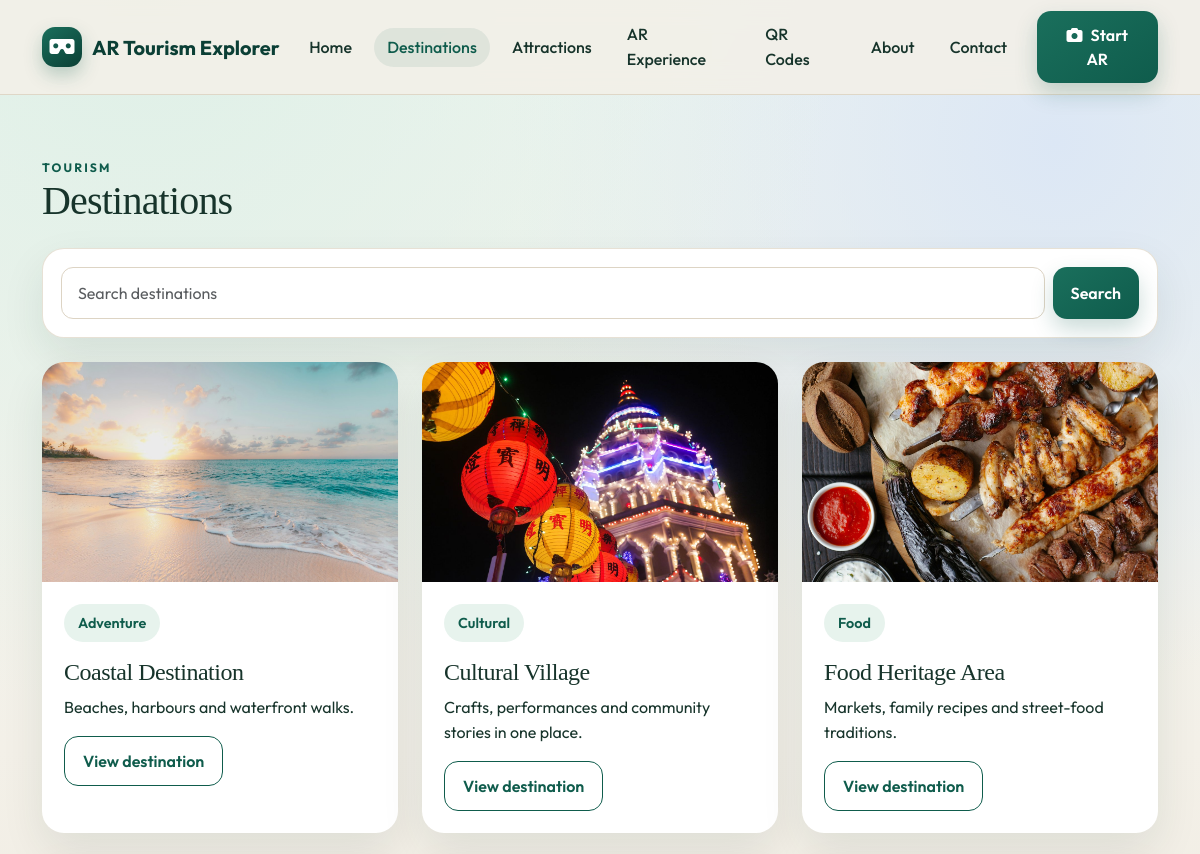
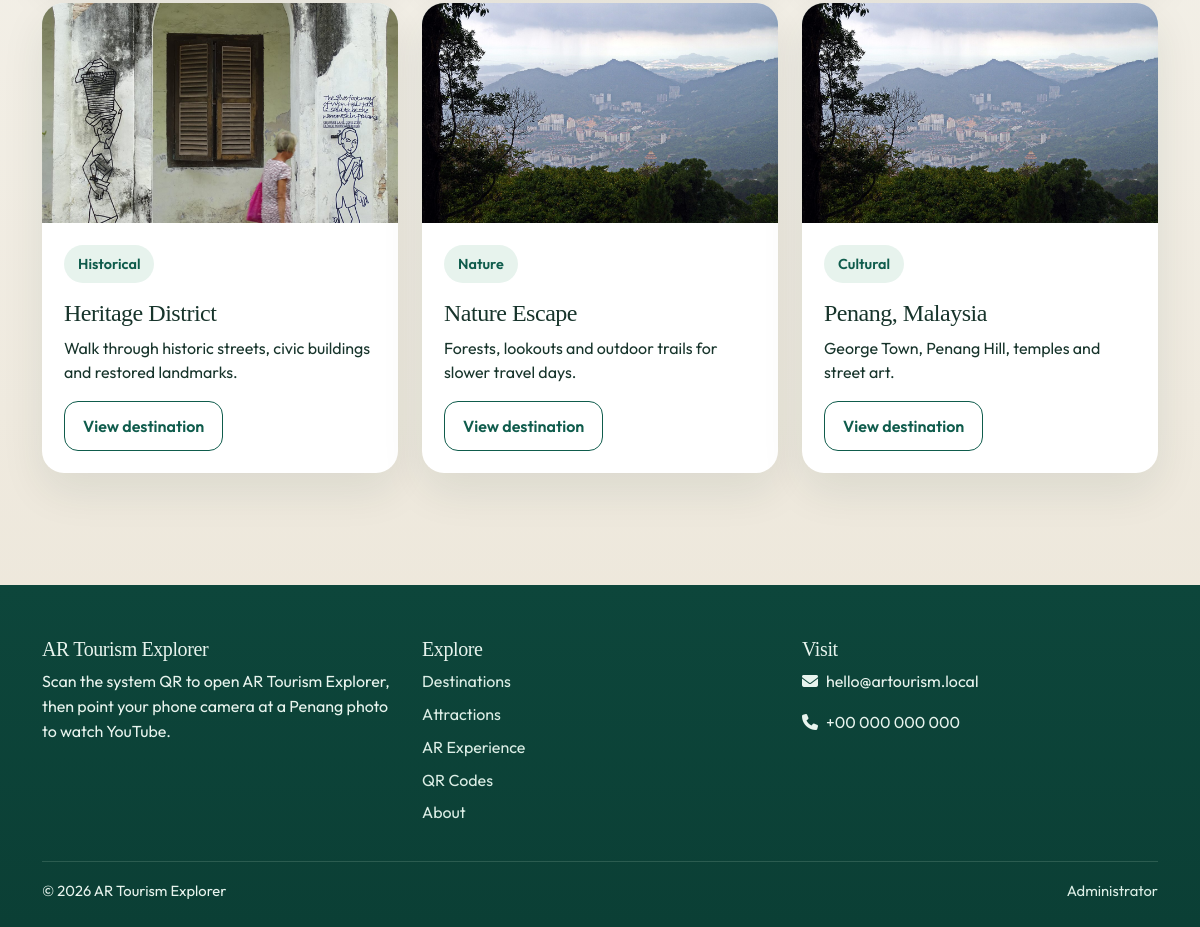
Page /destinations.php on the committed database (2 pictures, top to bottom).
### tables this page shows
CREATE TABLE destinations (
    id INT UNSIGNED AUTO_INCREMENT PRIMARY KEY,
    name VARCHAR(180) NOT NULL,
    slug VARCHAR(200) NOT NULL UNIQUE,
    short_description TEXT,
    full_description TEXT,
    cover_image VARCHAR(255),
    location VARCHAR(255),
    latitude DECIMAL(10,7),
    longitude DECIMAL(10,7),
    google_maps_url VARCHAR(500),
    category_id INT UNSIGNED,
    is_featured TINYINT(1) NOT NULL DEFAULT 0,
    status ENUM('active','inactive') DEFAULT 'active',
    created_at TIMESTAMP DEFAULT CURRENT_TIMESTAMP,
    updated_at TIMESTAMP DEFAULT CURRENT_TIMESTAMP ON UPDATE CURRENT_TIMESTAMP,
    INDEX (status),
    INDEX (is_featured),
    INDEX (category_id),
    FOREIGN KEY (category_id) REFERENCES categories(id) ON DELETE SET NULL
);

CREATE TABLE categories (
    id INT UNSIGNED AUTO_INCREMENT PRIMARY KEY,
    name VARCHAR(120) NOT NULL UNIQUE,
    slug VARCHAR(140) NOT NULL UNIQUE,
    status ENUM('active','inactive') DEFAULT 'active',
    created_at TIMESTAMP DEFAULT CURRENT_TIMESTAMP,
    INDEX (status)
);

### includes/functions.php (called while the page is built, shortened)
<?php
require_once __DIR__ . '/database.php';
function e(mixed $value): string
{
    return htmlspecialchars((string) $value, ENT_QUOTES | ENT_SUBSTITUTE, 'UTF-8');
}
function url(string $path = ''): string
{
    $base = BASE_PATH === '' ? '' : BASE_PATH;
    return $base . '/' . ltrim($path, '/');
}
function media_url(?string $path): string
{
    return url(ltrim($path, '/'));
}
function str_param(string $key, string $default = ''): string
{
    return trim((string) ($_GET[$key] ?? $_POST[$key] ?? $default));
}

### includes/database.php (called while the page is built, shortened)
<?php
function db(): PDO
{
    static $pdo = null;
    if ($pdo instanceof PDO) {
        return $pdo;
    }
    $dsn = 'mysql:host=' . DB_HOST . ';dbname=' . DB_NAME . ';charset=utf8mb4';
    $pdo = new PDO($dsn, DB_USER, DB_PASS, [
        PDO::ATTR_ERRMODE => PDO::ERRMODE_EXCEPTION,
        PDO::ATTR_DEFAULT_FETCH_MODE => PDO::FETCH_ASSOC,
        PDO::ATTR_EMULATE_PREPARES => false,
    ]);
    $pdo->exec("SET NAMES utf8mb4 COLLATE utf8mb4_unicode_ci");
    return $pdo;
}

### destinations.php (the view, shortened to what this page needs)
<?php
require_once __DIR__ . '/includes/functions.php';
$q = str_param('q');
$sql = "SELECT d.*, c.name AS category_name, c.slug AS category_slug
        FROM destinations d
        LEFT JOIN categories c ON c.id = d.category_id
        WHERE d.status = 'active'";
$params = [];
$sql .= " ORDER BY d.is_featured DESC, d.name";
$stmt = db()->prepare($sql);
$stmt->execute($params);
$items = $stmt->fetchAll();
require __DIR__ . '/includes/header.php';
?>
<section class="section">
    <div class="container">
        <p class="hero-kicker">TOURISM</p>
        <h1>Destinations</h1>
        <form class="search-panel my-4 d-flex flex-column flex-md-row gap-2" method="get">
            <input class="form-control" name="q" value="<?= e($q) ?>" placeholder="Search destinations">
            <button class="btn btn-ar" type="submit">Search</button>
        </form>
        <div class="row g-4">
            <?php foreach ($items as $item): ?>
                <div class="col-md-6 col-xl-4">
                    <article class="tour-card">
                        <img src="<?= e(media_url($item['cover_image'])) ?>" alt="<?= e($item['name']) ?>" loading="lazy">
                        <div class="card-body">
                            <?php if ($item['category_name']): ?><span class="place-tag"><?= e($item['category_name']) ?></span><?php endif; ?>
                            <h2 class="h4 mt-3"><?= e($item['name']) ?></h2>
                            <p><?= e($item['short_description']) ?></p>
                            <a class="btn btn-outline-green" href="<?= e(url('destination.php?id=' . (int) $item['id'])) ?>">View destination</a>
                        </div>
                    </article>
                </div>
            <?php endforeach; ?>
        </div>
    </div>
</section>
<?php require __DIR__ . '/includes/footer.php'; ?>

### assets/css/public.css (style rules this page uses)
:root { --green: #0f5c4c; --green-dark: #0b3f35; --green-soft: #1a6f5c; --gold: #c4a35a; --gold-soft: #e8d5a8; --blue: #1d4e89; --cream: #f3f0e8; --sand: #ebe4d6; --ink: #17342b; --muted: #5b7168; --card: #ffffff; --line: #ddd4c4; --shadow: 0 18px 44px rgba(23, 52, 43, 0.09); --radius: 22px; }
* { box-sizing: border-box; }
html { scroll-behavior: smooth; }
body { margin: 0; font-family: "Outfit", sans-serif; color: var(--ink); background: radial-gradient(circle at 12% 0%, #dff0e7 0, transparent 34%), radial-gradient(circle at 88% 8%, #dce7f5 0, transparent 28%), linear-gradient(180deg, #eef5f0 0%, var(--cream) 42%, var(--sand) 100%); background-attachment: fixed; line-height: 1.55; }
img { max-width: 100%; height: auto; }
a { color: var(--green); }
h1, h2, h3, .display-font { font-family: "Playfair Display", Georgia, serif; letter-spacing: -0.02em; line-height: 1.15; }
.btn-ar, .btn-primary, .btn-gold, .btn-outline-green { border: 0; border-radius: 14px; padding: 12px 18px; font-weight: 600; transition: transform 0.18s ease, box-shadow 0.18s ease, background 0.18s ease; }
.btn-ar, .btn-primary { background: linear-gradient(145deg, var(--green-soft), var(--green)); color: #fff; box-shadow: 0 10px 22px rgba(15, 92, 76, 0.22); }
.btn-outline-green { border: 1.5px solid var(--green); color: var(--green); background: transparent; }
.hero-kicker { letter-spacing: 0.18em; font-size: 0.76rem; font-weight: 700; color: var(--green); margin: 0; }
.section { padding: 64px 0; }
.tour-card { background: var(--card); border: 0; border-radius: var(--radius); overflow: hidden; box-shadow: var(--shadow); height: 100%; transition: transform 0.2s ease, box-shadow 0.2s ease; }
.tour-card > img, .tour-photo { width: 100%; height: 220px; object-fit: cover; display: block; background: #dce8e2; }
.tour-card .card-body, .place-body { padding: 22px; }
.tour-card h3, .tour-card h2 { margin-top: 0.4rem; }
.category-chip, .place-tag { display: inline-flex; align-items: center; gap: 8px; padding: 8px 14px; border-radius: 999px; background: #e7f3ed; color: var(--green); text-decoration: none; font-weight: 600; font-size: 0.9rem; }
.search-panel { background: #fff; border-radius: var(--radius); padding: 18px; box-shadow: var(--shadow); border: 1px solid rgba(221, 212, 196, 0.7); }
.search-panel .form-control { border-radius: 12px; border-color: var(--line); padding: 0.8rem 1rem; }

### rows in the picture
destinations: cover_image (picture), category.name "Adventure", name "Coastal Destination", short_description "Beaches, harbours and waterfront walks."
destinations: cover_image (picture), category.name "Cultural", name "Cultural Village", short_description "Crafts, performances and community stories in one place."
destinations: cover_image (picture), category.name "Food", name "Food Heritage Area", short_description "Markets, family recipes and street-food traditions."
destinations: cover_image (picture), category.name "Historical", name "Heritage District", short_description "Walk through historic streets, civic buildings and restored landmarks."
destinations: cover_image (picture), category.name "Nature", name "Nature Escape", short_description "Forests, lookouts and outdoor trails for slower travel days."
destinations: cover_image (picture), category.name "Cultural", name "Penang, Malaysia", short_description "George Town, Penang Hill, temples and street art."

### other values in the picture
app_title() "AR Tourism Explorer"
setting('contact_email', 'hello@artourism.local') "hello@artourism.local"
setting('contact_phone', '+00 000 000 000') "+00 000 000 000"
